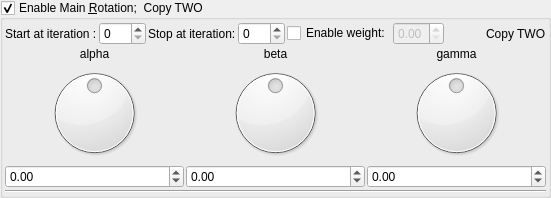
    <widget class="MyGroupBox" name="groupCheck_transform_main_rotation2_enabled">
     <property name="title">
      <string>Enable Main &amp;Rotation;  Copy TWO</string>
     </property>
     <property name="checkable">
      <bool>true</bool>
     </property>
     <layout class="QVBoxLayout" name="verticalLayout_15" stretch="0,0,0">
      <property name="spacing">
       <number>2</number>
      </property>
      <property name="leftMargin">
       <number>2</number>
      </property>
      <property name="topMargin">
       <number>2</number>
      </property>
      <property name="rightMargin">
       <number>2</number>
      </property>
      <property name="bottomMargin">
       <number>2</number>
      </property>
      <item>
       <layout class="QGridLayout" name="gridLayout_20">
        <item row="0" column="7">
         <widget class="QLabel" name="label_114">
          <property name="text">
           <string>Copy TWO</string>
          </property>
         </widget>
        </item>
        <item row="0" column="4">
         <widget class="QCheckBox" name="checkBox_transform_main_rotation2_weight_enabled">
          <property name="text">
           <string>Enable weight:</string>
          </property>
         </widget>
        </item>
        <item row="0" column="2">
         <widget class="QLabel" name="label_31">
          <property name="text">
           <string>Stop at iteration:</string>
          </property>
         </widget>
        </item>
        <item row="0" column="3">
         <widget class="MySpinBox" name="spinboxInt_transform_main_rotation2_stop_iterations">
          <property name="sizePolicy">
           <sizepolicy hsizetype="Minimum" vsizetype="Maximum">
            <horstretch>0</horstretch>
            <verstretch>0</verstretch>
           </sizepolicy>
          </property>
          <property name="maximum">
           <number>250</number>
          </property>
         </widget>
        </item>
        <item row="0" column="1">
         <widget class="MySpinBox" name="spinboxInt_transform_main_rotation2_start_iterations">
          <property name="sizePolicy">
           <sizepolicy hsizetype="Minimum" vsizetype="Maximum">
            <horstretch>0</horstretch>
            <verstretch>0</verstretch>
           </sizepolicy>
          </property>
          <property name="maximum">
           <number>250</number>
          </property>
         </widget>
        </item>
        <item row="0" column="0">
         <widget class="QLabel" name="label_30">
          <property name="text">
           <string>Start at iteration :</string>
          </property>
         </widget>
        </item>
        <item row="0" column="5">
         <widget class="MyDoubleSpinBox" name="spinbox_transform_main_rotation2_weight">
          <property name="enabled">
           <bool>false</bool>
          </property>
          <property name="sizePolicy">
           <sizepolicy hsizetype="Minimum" vsizetype="Maximum">
            <horstretch>0</horstretch>
            <verstretch>0</verstretch>
           </sizepolicy>
          </property>
          <property name="decimals">
           <number>2</number>
          </property>
          <property name="minimum">
           <double>0.000000000000000</double>
          </property>
          <property name="maximum">
           <double>1.000000000000000</double>
          </property>
          <property name="singleStep">
           <double>0.100000000000000</double>
          </property>
         </widget>
        </item>
        <item row="0" column="6">
         <spacer name="horizontalSpacer_17">
          <property name="orientation">
           <enum>Qt::Horizontal</enum>
          </property>
          <property name="sizeHint" stdset="0">
           <size>
            <width>40</width>
            <height>20</height>
           </size>
          </property>
         </spacer>
        </item>
       </layout>
      </item>
      <item>
       <layout class="QGridLayout" name="gridLayout_21">
        <property name="spacing">
         <number>2</number>
        </property>
        <item row="0" column="2">
         <widget class="QLabel" name="label_40">
          <property name="text">
           <string>gamma</string>
          </property>
          <property name="alignment">
           <set>Qt::AlignCenter</set>
          </property>
         </widget>
        </item>
        <item row="0" column="1">
         <widget class="QLabel" name="label_41">
          <property name="text">
           <string>beta</string>
          </property>
          <property name="alignment">
           <set>Qt::AlignCenter</set>
          </property>
         </widget>
        </item>
        <item row="0" column="0">
         <widget class="QLabel" name="label_42">
          <property name="text">
           <string>alpha</string>
          </property>
          <property name="alignment">
           <set>Qt::AlignCenter</set>
          </property>
         </widget>
        </item>
        <item row="1" column="1">
         <widget class="QDial" name="dial3_transform_main_rotation2_y">
          <property name="minimum">
           <number>-18000</number>
          </property>
          <property name="maximum">
           <number>18000</number>
          </property>
          <property name="wrapping">
           <bool>true</bool>
          </property>
         </widget>
        </item>
        <item row="1" column="2">
         <widget class="QDial" name="dial3_transform_main_rotation2_z">
          <property name="minimum">
           <number>-18000</number>
          </property>
          <property name="maximum">
           <number>18000</number>
          </property>
          <property name="wrapping">
           <bool>true</bool>
          </property>
         </widget>
        </item>
        <item row="2" column="0">
         <widget class="MyDoubleSpinBox" name="spinboxd3_transform_main_rotation2_x">
          <property name="sizePolicy">
           <sizepolicy hsizetype="Minimum" vsizetype="Maximum">
            <horstretch>0</horstretch>
            <verstretch>0</verstretch>
           </sizepolicy>
          </property>
          <property name="prefix">
           <string/>
          </property>
          <property name="suffix">
           <string/>
          </property>
          <property name="decimals">
           <number>2</number>
          </property>
          <property name="minimum">
           <double>-180.000000000000000</double>
          </property>
          <property name="maximum">
           <double>180.000000000000000</double>
          </property>
          <property name="singleStep">
           <double>1.000000000000000</double>
          </property>
         </widget>
        </item>
        <item row="1" column="0">
         <widget class="QDial" name="dial3_transform_main_rotation2_x">
          <property name="minimum">
           <number>-18000</number>
          </property>
          <property name="maximum">
           <number>18000</number>
          </property>
          <property name="wrapping">
           <bool>true</bool>
          </property>
         </widget>
        </item>
        <item row="2" column="2">
         <widget class="MyDoubleSpinBox" name="spinboxd3_transform_main_rotation2_z">
          <property name="sizePolicy">
           <sizepolicy hsizetype="Minimum" vsizetype="Maximum">
            <horstretch>0</horstretch>
            <verstretch>0</verstretch>
           </sizepolicy>
          </property>
          <property name="prefix">
           <string/>
          </property>
          <property name="suffix">
           <string/>
          </property>
          <property name="decimals">
           <number>2</number>
          </property>
          <property name="minimum">
           <double>-180.000000000000000</double>
          </property>
          <property name="maximum">
           <double>180.000000000000000</double>
          </property>
          <property name="singleStep">
           <double>1.000000000000000</double>
          </property>
         </widget>
        </item>
        <item row="2" column="1">
         <widget class="MyDoubleSpinBox" name="spinboxd3_transform_main_rotation2_y">
          <property name="sizePolicy">
           <sizepolicy hsizetype="Minimum" vsizetype="Maximum">
            <horstretch>0</horstretch>
            <verstretch>0</verstretch>
           </sizepolicy>
          </property>
          <property name="prefix">
           <string/>
          </property>
          <property name="suffix">
           <string/>
          </property>
          <property name="decimals">
           <number>2</number>
          </property>
          <property name="minimum">
           <double>-180.000000000000000</double>
          </property>
          <property name="maximum">
           <double>180.000000000000000</double>
          </property>
          <property name="singleStep">
           <double>1.000000000000000</double>
          </property>
         </widget>
        </item>
       </layout>
      </item>
      <item>
       <widget class="Line" name="line_14">
        <property name="orientation">
         <enum>Qt::Horizontal</enum>
        </property>
       </widget>
      </item>
     </layout>
    </widget>
